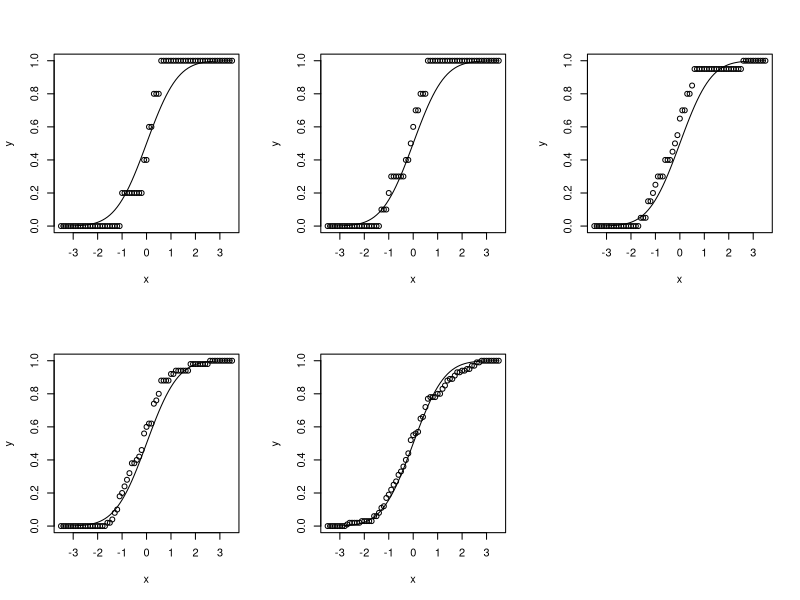
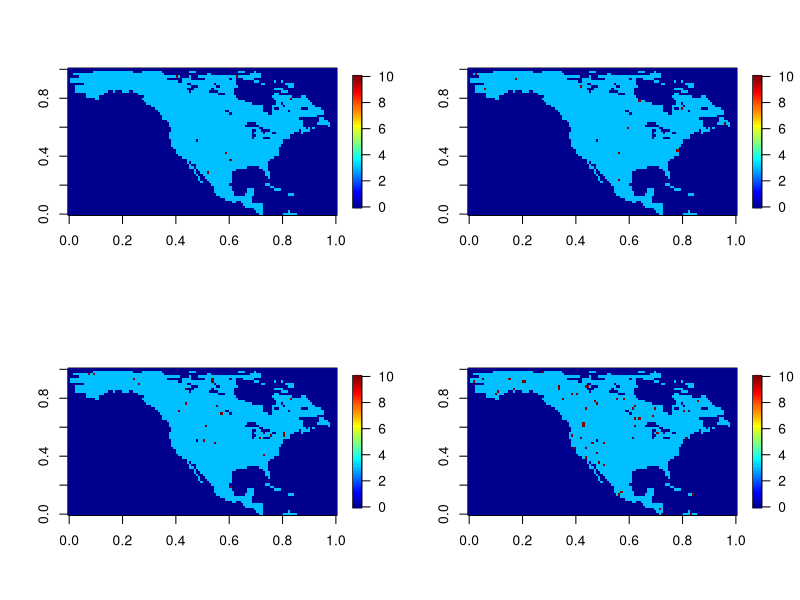
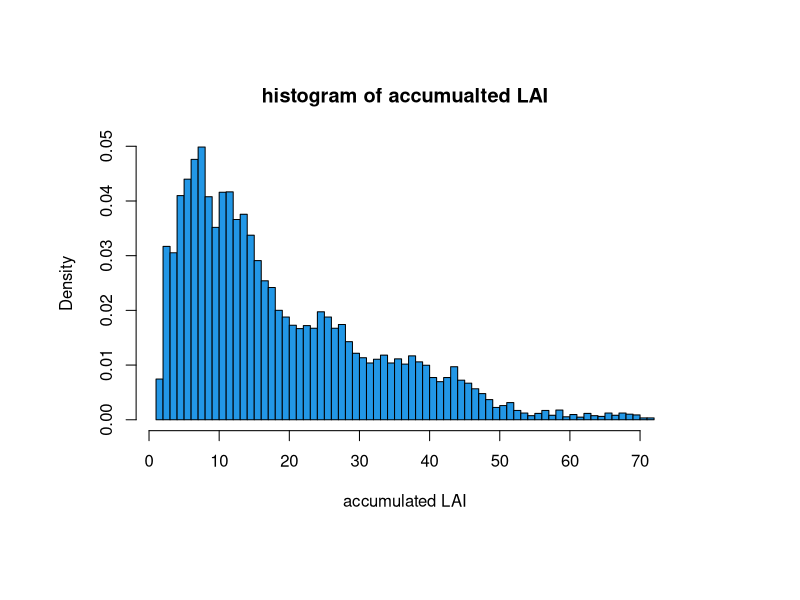
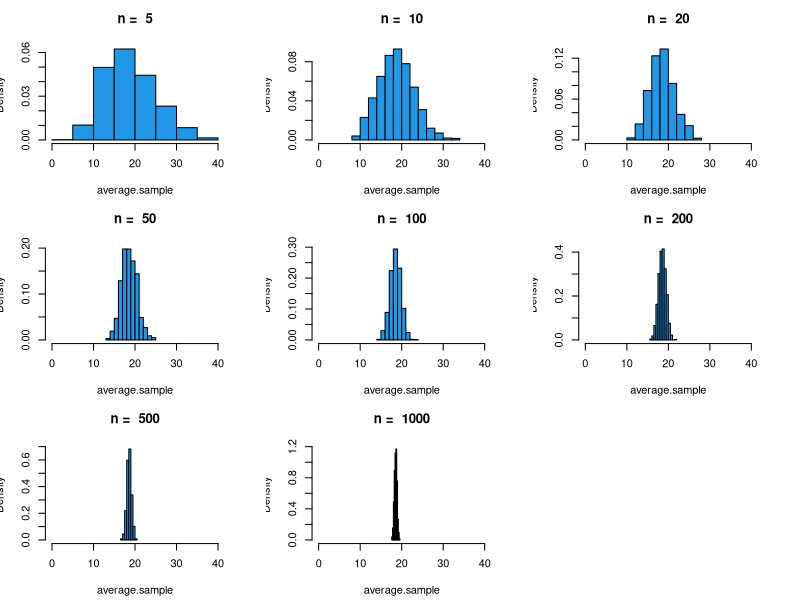

These figures' R source, in order:
#406 hw 4 
######## problem 1 ########
phim <- function(Xseq, m) {
  f <- function(x) {
    return (1/m * sum((Xseq <= x)[1:m])); 
  }
  return (f)
}
# plot 

Xseq <- rnorm(200)
x <- seq(-3.5,3.5,0.1)
cdf <- pnorm(x)
mseq <- c(5, 10, 20, 50, 100)

par(mfrow = c(2, 3))
for (j in 1:length(mseq)) {
  y <- c() 
  for (i in 1:length(x)) {
    y <- c(y, phim(Xseq, mseq[j])(x[i])) 
  }
  plot(x, y) 
  lines(x, cdf) 
  
  print(max(abs(y - cdf))) 
}
par(mfrow = c(1, 1))

######## problem 2 ########
LAI <- read.csv('LAI.csv', head = F) 
LAI = as.matrix(LAI) #convert to matrix for later use of apply() function to the data set.

library(fields)
T = dim(LAI)[1] # 72 time points
Tlist = 1:T
LAI = sapply(Tlist, function(i) matrix(LAI[i,],nrow=120,ncol=60,byrow=T),simplify="array")
dim(LAI) # check the dimension of the converted data.

nseq = c(5, 10, 20, 50) 

L = (LAI[,,7] > 0) * 3

par(mfrow = c(2, 2))
for (j in 1:length(nseq)) { 
  
  LAI1 = L
  
  i = 0 
  while (i <= nseq[j]){
    
    rindex = sample(1:120,1,replace=FALSE)
    cindex = sample(1:60,1,replace=FALSE)
    if (LAI1[rindex, cindex] == 3) {
      i = i+1
      LAI1[rindex, cindex] = 10
    }
  }
  image.plot(LAI1)
}
par(mfrow = c(1,1 ))

nonocean.id = which(L!=0, arr.ind = TRUE)
AccLAI = array(0, c(dim(nonocean.id)[1],6))
for (i in 1:dim(nonocean.id)[1]){
  for (j in 0:5){
    AccLAI[i,j+1] = sum(LAI[nonocean.id[i, 1], nonocean.id[i, 2], (j*12 + 1):(j*12+12)])
  }
}
# plot the histogram
hist(as.numeric(AccLAI),breaks=100,freq=FALSE,col=4,main="histogram of accumualted LAI",xlab="accumulated LAI")

### c
nseq = c(5, 10, 20, 50, 100, 200, 500, 1000) 
par(mfrow = c(3,3))
for (i in 1:length(nseq)) {
    sampled.nonocean = sample(1:dim(nonocean.id)[1],size=nseq[i],replace=FALSE)
    print(abs(mean(AccLAI[sampled.nonocean,]) - mean(AccLAI)))
}

###d 

nseq = c(5, 10, 20, 50, 100, 200, 500, 1000) 
par(mfrow = c(3,3))
for (i in 1:length(nseq)) {
  average.sample <- c() 
  for (j in 1:1000) {
    sampled.nonocean = sample(1:dim(nonocean.id)[1],size=nseq[i],replace=FALSE)
    # print(abs(mean(AccLAI[sampled.nonocean,]) - mean(AccLAI)))
    average.sample <- c(average.sample, mean(AccLAI[sampled.nonocean,]))
  }
  hist(average.sample, freq = F, col = 4, xlim = c(0, 40), main = paste("n = ", nseq[i]) )
}
